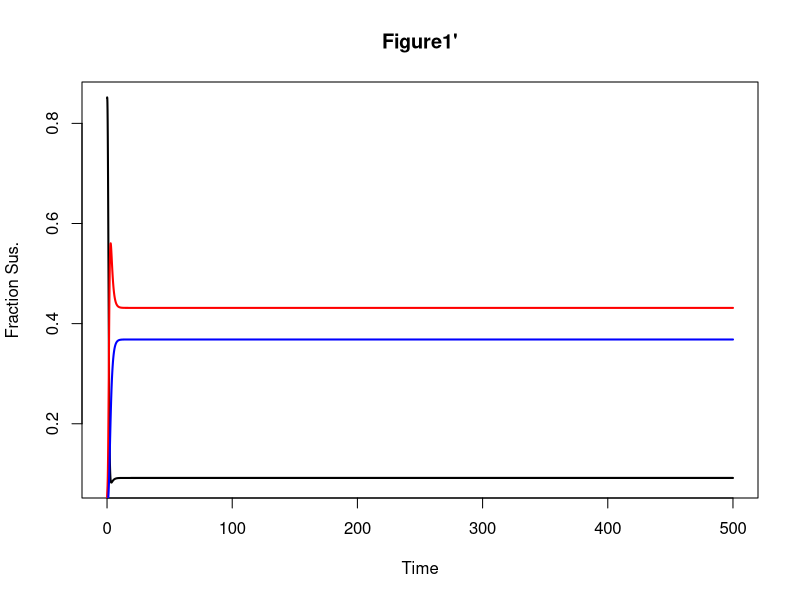
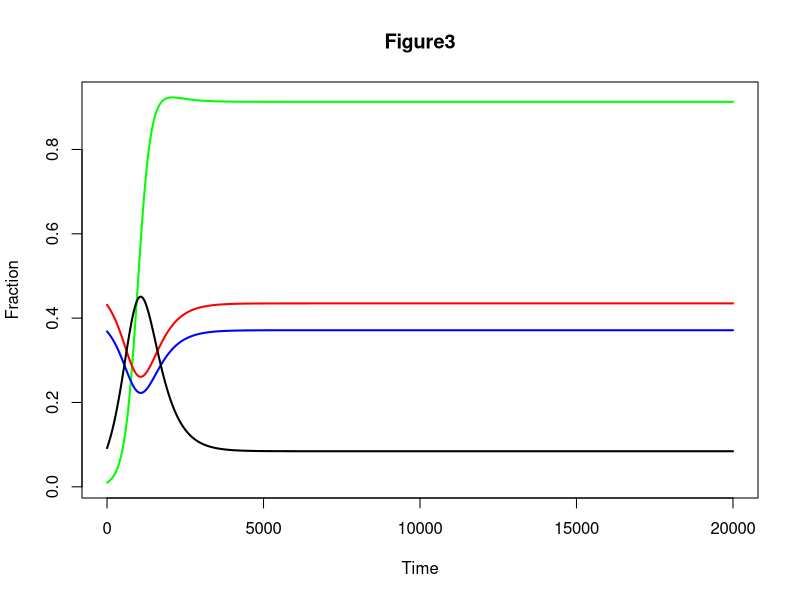
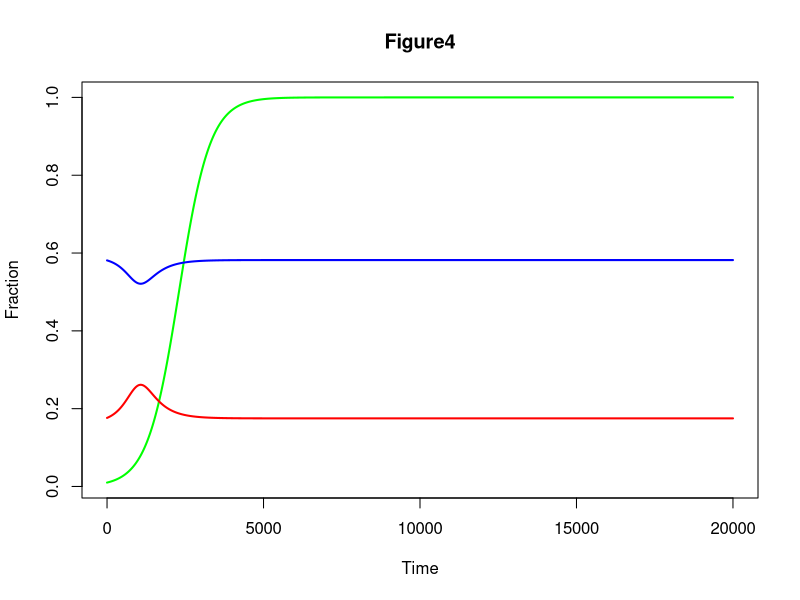

Here is the R script that generated these plots, in order:
rm(list=ls())

#REPRODUCES FIGURE 1,3,4 FROM SEIR PAPER

require(deSolve)

XI <- function(Nh,Nv){
  num <- c_vh*a_v*mu_2h*(lambda_v - mu_v)*Nv
  denom <- mu_2v*mu_v(lambda_h - mu_h)*Nh
  ans <- num/denom
  return(ans)
}

SEIR<-function(t,y,p){
  u = y[1];
  w = y[2];
  R = y[3];
  x = y[4];
  z = y[5];
  #Nh = y[6];
  #Nv = y[7];
  with(as.list(p), {
    du.dtau = lambda*(1-u) + beta*R + r*w + gamma*w*u - xi*u*z;
    dw.dtau = nu*(1-u-R) + gamma*w^2 - (r+alpha + gamma + lambda + nu)*w;
    dR.dtau = alpha*w + gamma*w*R - (beta+lambda)*R;
    dx.dtau = a*(1-x) - b*x*w - c*x*R;
    dz.dtau = e*(1-x) - (a+e)*z;
    #dNh.dtau = (lambda - epsilon)*(1-Nh)*Nh - gamma*Nh*w;
    #dNv.dtau = (a-1)*(1-Nv)*Nv;
    return(list(c(du.dtau,dw.dtau,dR.dtau,dx.dtau,dz.dtau)));
  })
}

gamma = 0.001
xi = 4.066
alpha = 0.3
r = 0.2
beta = 0.35
lambda = 0.00184
nu = 2.0
b = 10
c = 1
epsilon = lambda - 0.005
a = 1.002
e = 2.4

u0 = 0.85
w0 = 0.05
R0 = 0.04
x0 = 0.999999
z0 = 0.000001


p = c(gamma = gamma,
      xi = xi,
      alpha = alpha,
      r = r,
      beta = beta,
      lambda = lambda,
      nu = nu,
      b = b,
      c = c,
      epsilon = epsilon,
      a = a,
      e = e)

y0 = c(u = u0,
       w = w0,
       R = R0,
       x = x0,
       z = z0)


step = .1; #it's useful to define the number of steps separately
t = seq(from=0,to=500,by=step);

out = ode(y=y0,times=t,func=SEIR,parms=p)

plot(out[,1],out[,2],type="l",lwd=2,xlab="Time",ylab="Fraction Sus.",main="Figure1'");
lines(out[,1],out[,3],type="l",lwd=2,col='red');
lines(out[,1],out[,4],type="l",lwd=2,col='blue');

#################
#################

#################
#################
end <- nrow(out)
y0 <- out[end,2:6]

XI <- function(Nh,Nv,xi){
  ans = xi*(Nv/Nh)
  return(ans)
}

SEIRXI<-function(t,y,p){
  u = y[1];
  w = y[2];
  R = y[3];
  x = y[4];
  z = y[5];
  Nh = y[6];
  Nv = y[7];
  with(as.list(p), {
    du.dtau = lambda*(1-u) + beta*R + r*w + gamma*w*u - XI(Nh,Nv,xi)*u*z;
    dw.dtau = nu*(1-u-R) + gamma*w^2 - (r+alpha + gamma + lambda + nu)*w;
    dR.dtau = alpha*w + gamma*w*R - (beta+lambda)*R;
    dx.dtau = a*(1-x) - b*x*w - c*x*R;
    dz.dtau = e*(1-x) - (a+e)*z;
    dNh.dtau = (lambda - epsilon)*(1-Nh)*Nh - gamma*Nh*w;
    dNv.dtau = (a-1)*(1-Nv)*Nv;
    return(list(c(du.dtau,dw.dtau,dR.dtau,dx.dtau,dz.dtau,dNh.dtau,dNv.dtau)));
  })
}

gamma = 0.001
xi = 4.066
alpha = 0.3
r = 0.2
beta = 0.35
lambda = 0.00184
nu = 2.0
b = 10
c = 1
epsilon = lambda - 0.005
a = 1.002
e = 2.4

u0 = y0[1]
w0 = y0[2]
R0 = y0[3]
x0 = y0[4]
z0 = y0[5]
Nh0 = 0.01
Nv0 = 0.01


p = c(gamma = gamma,
      xi = xi,
      alpha = alpha,
      r = r,
      beta = beta,
      lambda = lambda,
      nu = nu,
      b = b,
      c = c,
      epsilon = epsilon,
      a = a,
      e = e)

y0 = c(u = u0,
       w = w0,
       R = R0,
       x = x0,
       z = z0,
       Nh = Nh0,
       Nv = Nv0)


step = .1; #it's useful to define the number of steps separately
t = seq(from=0,to=20000,by=step);

out = ode(y=y0,times=t,func=SEIRXI,parms=p)

plot(out[,1],out[,7],type="l",lwd=2,col='green',xlab="Time",ylab="Fraction",main="Figure3");
lines(out[,1],out[,3],type="l",lwd=2,col='red');
lines(out[,1],out[,4],type="l",lwd=2,col='blue');
lines(out[,1],out[,2],type="l",lwd=2,col='black');

plot(out[,1],out[,8],type = "l",lwd=2,col='green',xlab="Time",ylab="Fraction",main="Figure4");
lines(out[,1],out[,5],type="l",lwd=2,col='red');
lines(out[,1],out[,6],type="l",lwd=2,col='blue');
